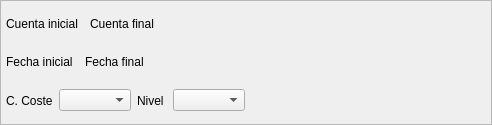
    <widget class="QFrame" name="frame" >
     <property name="sizePolicy" >
      <sizepolicy>
       <hsizetype>5</hsizetype>
       <vsizetype>1</vsizetype>
       <horstretch>0</horstretch>
       <verstretch>0</verstretch>
      </sizepolicy>
     </property>
     <property name="frameShape" >
      <enum>QFrame::StyledPanel</enum>
     </property>
     <property name="frameShadow" >
      <enum>QFrame::Raised</enum>
     </property>
     <layout class="QVBoxLayout" >
      <property name="margin" >
       <number>5</number>
      </property>
      <property name="spacing" >
       <number>2</number>
      </property>
      <item>
       <layout class="QHBoxLayout" >
        <property name="margin" >
         <number>0</number>
        </property>
        <property name="spacing" >
         <number>6</number>
        </property>
        <item>
         <layout class="QHBoxLayout" >
          <property name="margin" >
           <number>0</number>
          </property>
          <property name="spacing" >
           <number>6</number>
          </property>
          <item>
           <widget class="QLabel" name="TextLabel1" >
            <property name="text" >
             <string>Cuenta inicial</string>
            </property>
           </widget>
          </item>
          <item>
           <widget class="BusquedaCuenta" native="1" name="m_codigoinicial" />
          </item>
         </layout>
        </item>
        <item>
         <layout class="QHBoxLayout" >
          <property name="margin" >
           <number>0</number>
          </property>
          <property name="spacing" >
           <number>6</number>
          </property>
          <item>
           <widget class="QLabel" name="TextLabel1_2" >
            <property name="text" >
             <string>Cuenta final</string>
            </property>
           </widget>
          </item>
          <item>
           <widget class="BusquedaCuenta" native="1" name="m_codigofinal" />
          </item>
         </layout>
        </item>
        <item>
         <spacer>
          <property name="orientation" >
           <enum>Qt::Horizontal</enum>
          </property>
          <property name="sizeType" >
           <enum>QSizePolicy::Expanding</enum>
          </property>
          <property name="sizeHint" >
           <size>
            <width>245</width>
            <height>36</height>
           </size>
          </property>
         </spacer>
        </item>
       </layout>
      </item>
      <item>
       <layout class="QHBoxLayout" >
        <property name="margin" >
         <number>0</number>
        </property>
        <property name="spacing" >
         <number>6</number>
        </property>
        <item>
         <layout class="QHBoxLayout" >
          <property name="margin" >
           <number>0</number>
          </property>
          <property name="spacing" >
           <number>6</number>
          </property>
          <item>
           <widget class="QLabel" name="TextLabel1_2_2" >
            <property name="text" >
             <string>Fecha inicial</string>
            </property>
           </widget>
          </item>
          <item>
           <widget class="BusquedaFecha" native="1" name="m_fechainicial1" />
          </item>
         </layout>
        </item>
        <item>
         <layout class="QHBoxLayout" >
          <property name="margin" >
           <number>0</number>
          </property>
          <property name="spacing" >
           <number>6</number>
          </property>
          <item>
           <widget class="QLabel" name="TextLabel1_2_2_2" >
            <property name="text" >
             <string>Fecha final</string>
            </property>
           </widget>
          </item>
          <item>
           <widget class="BusquedaFecha" native="1" name="m_fechafinal1" />
          </item>
         </layout>
        </item>
        <item>
         <spacer>
          <property name="orientation" >
           <enum>Qt::Horizontal</enum>
          </property>
          <property name="sizeType" >
           <enum>QSizePolicy::Expanding</enum>
          </property>
          <property name="sizeHint" >
           <size>
            <width>211</width>
            <height>36</height>
           </size>
          </property>
         </spacer>
        </item>
       </layout>
      </item>
      <item>
       <layout class="QHBoxLayout" >
        <property name="margin" >
         <number>0</number>
        </property>
        <property name="spacing" >
         <number>6</number>
        </property>
        <item>
         <layout class="QHBoxLayout" >
          <property name="margin" >
           <number>0</number>
          </property>
          <property name="spacing" >
           <number>6</number>
          </property>
          <item>
           <widget class="QLabel" name="textLabel1" >
            <property name="text" >
             <string>C. Coste</string>
            </property>
           </widget>
          </item>
          <item>
           <widget class="BusquedaCCoste" name="mui_combocoste" />
          </item>
         </layout>
        </item>
        <item>
         <layout class="QHBoxLayout" >
          <property name="margin" >
           <number>0</number>
          </property>
          <property name="spacing" >
           <number>6</number>
          </property>
          <item>
           <widget class="QLabel" name="textLabel1_2" >
            <property name="text" >
             <string>Nivel </string>
            </property>
           </widget>
          </item>
          <item>
           <widget class="QComboBox" name="combonivel" />
          </item>
         </layout>
        </item>
        <item>
         <spacer>
          <property name="orientation" >
           <enum>Qt::Horizontal</enum>
          </property>
          <property name="sizeHint" >
           <size>
            <width>241</width>
            <height>37</height>
           </size>
          </property>
         </spacer>
        </item>
       </layout>
      </item>
     </layout>
    </widget>
